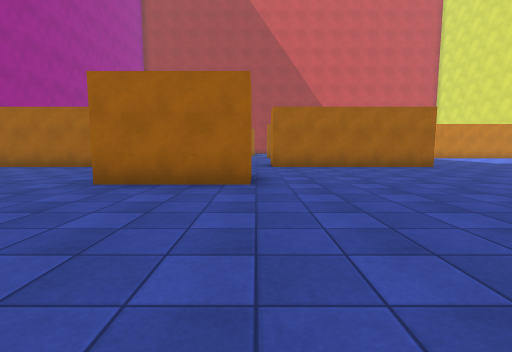
[1] (above)

19 first-person views from a walk through a Unity game level. The camera is 1.2 m above the floor, tilts 6° down and sees 85° across. The floor is counted in squares, 2 m on a side. Each view is taken from the middle of a square. On the plan, view 1 faces up. The plan holds only what a view shows up to about 9 squares ahead; the rest is blank. Surface patterns are stand-ins for the level's own textures.

[2]
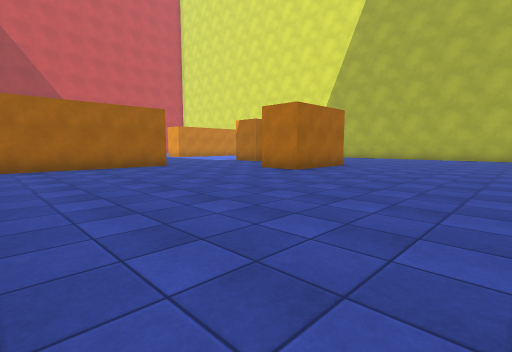

[3]
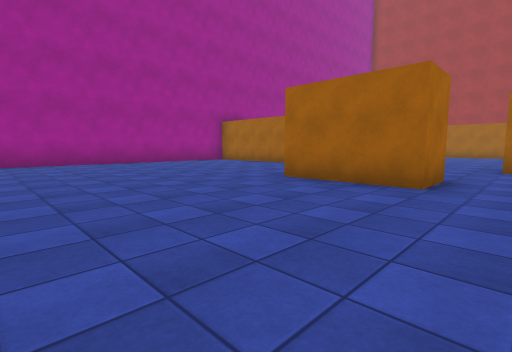

[4]
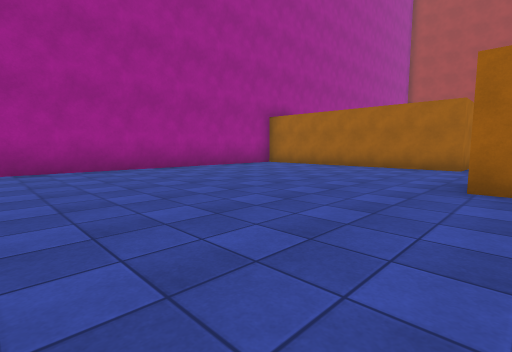

[5]
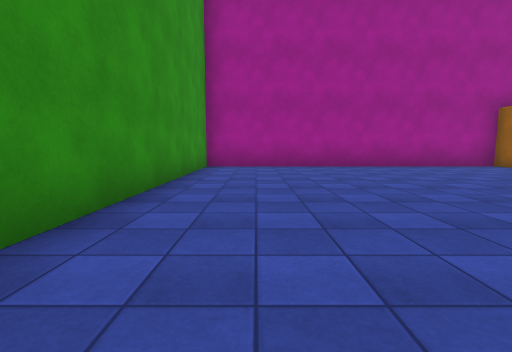

[6]
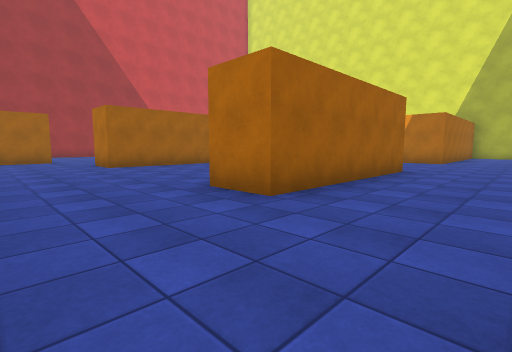

[7]
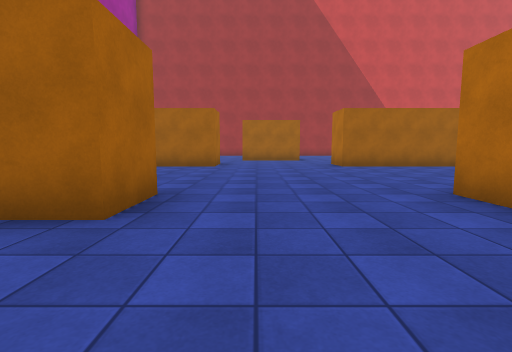

[8]
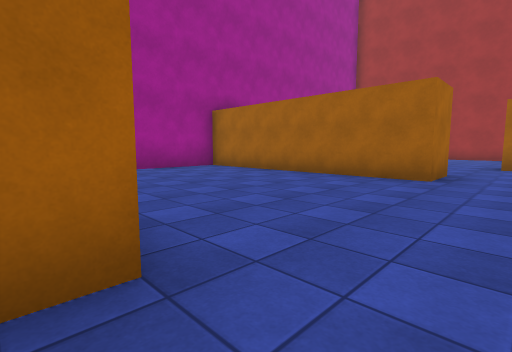

[9]
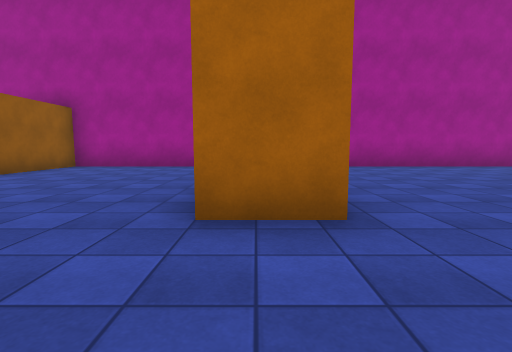

[10]
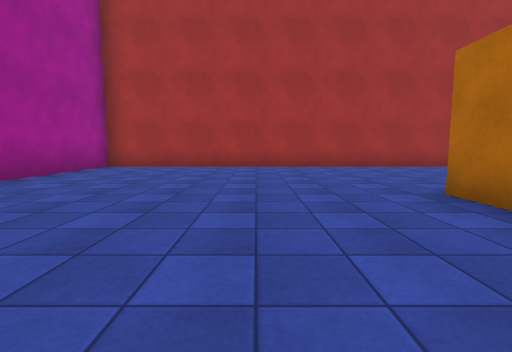

[11]
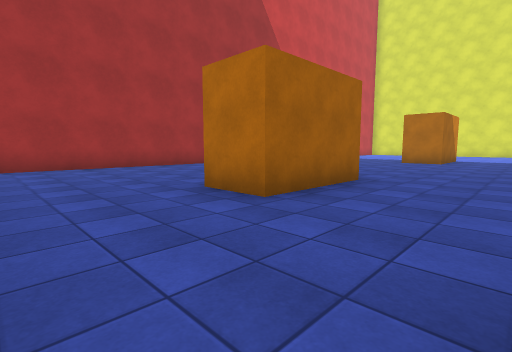

[12]
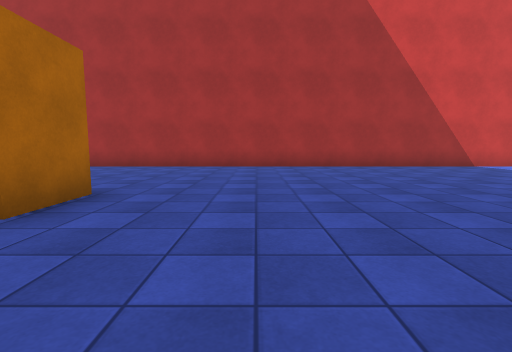

[13]
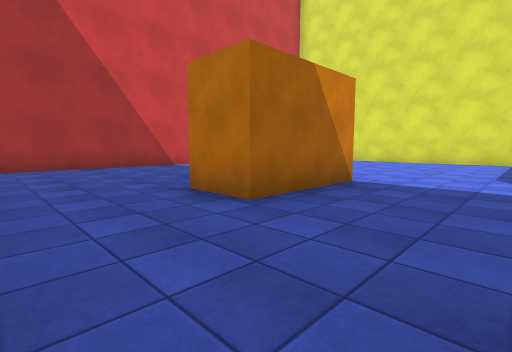

[14]
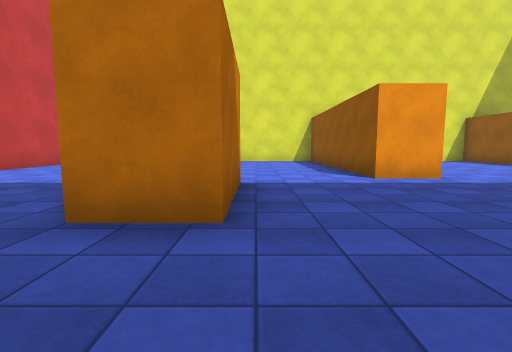

[15]
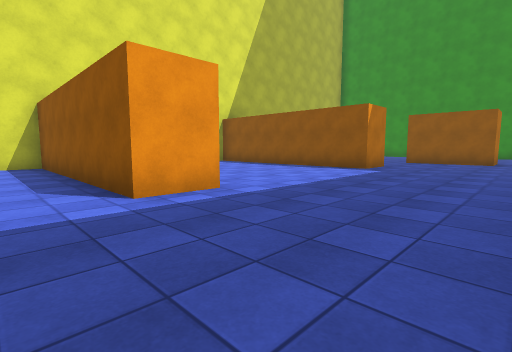

[16]
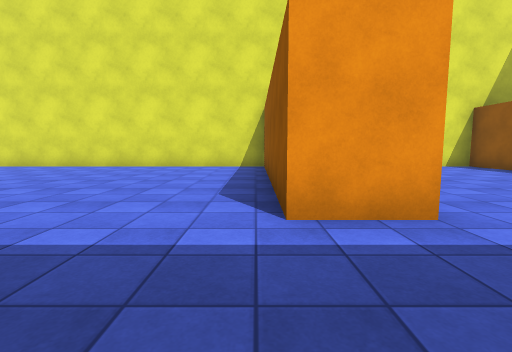

[17]
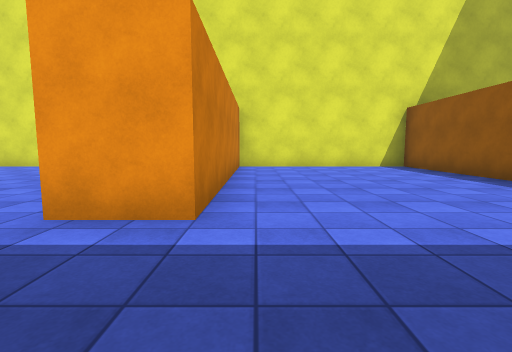

[18]
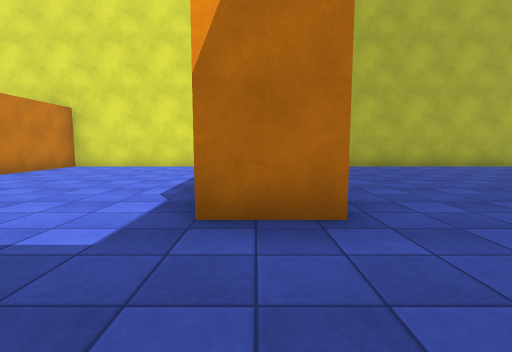

[19]
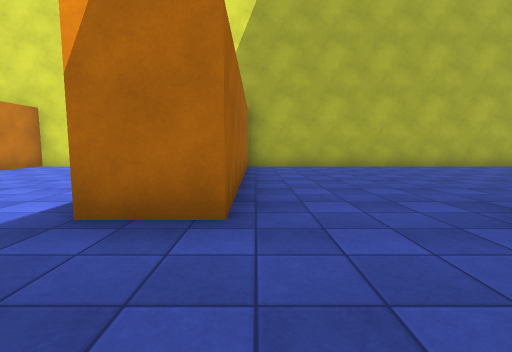

### Floor plan
Points are (right, up) in squares from view 1. A wall is a line through its corners. A room is listed if a view was taken in it or the views show most of it. See-through windows are left out.
Room 1 (views 1, 2, 3, 4, 5, 6, 7, 8, 9, 10, 11, 12, 13, 14, 15, 16, 17, 18, 19)
walls: (4.1, 14.5) (0.5, 14.5) (0.5, 15.8); (5.4, 8.2) (0.5, 8.2) (0.5, 9.5); (-3.2, 9.6) (-3.2, 8.2) (-9.5, 8.2) (-9.5, -0.5) (-2.5, -0.5); (-0.1, 5.8) (-0.1, 4.4) (-2.6, 4.4); (-3.2, 15.9) (-3.2, 14.5) (-9.5, 14.5) (-9.5, 9.5) (-7, 9.5); (-0.1, 19.6) (-0.1, 18.3) (-2.6, 18.3) (-2.6, 19.6); (8.8, 18.3) (6.2, 18.3) (6.2, 19.6); (9.5, 4.4) (6.9, 4.4) (6.9, 5.7) (7.5, 5.7); (15, 8.2) (9.2, 8.2) (9.2, 9.5) (15.5, 9.5) (15.5, 14.5) (9.2, 14.5) (9.2, 15.7) (15.5, 15.7) (15.5, 23.9); (13.1, 24.5) (-9.5, 24.5) (-9.5, 17.8); (15.5, 0.1) (15.5, 8.2)

Where each view was taken, in squares from view 1:
view 1: 0 up, 0 right, facing up
view 2: 0 up, 1 right, facing up-right
view 3: 0 up, 1 right, facing up-left
view 4: 0 up, 2 left, facing up-left
view 5: 1 up, 1 left, facing left
view 6: 6 up, 2 left, facing up-right
view 7: 6 up, 2 left, facing up
view 8: 9 up, 2 left, facing up-left
view 9: 15 up, 1 left, facing left
view 10: 16 up, 5 left, facing up
view 11: 16 up, 5 left, facing up-right
view 12: 16 up, 2 right, facing up
view 13: 16 up, 4 right, facing up-right
view 14: 18 up, 4 right, facing right
view 15: 17 up, 6 right, facing down-right
view 16: 16 up, 7 right, facing right
view 17: 14 up, 7 right, facing right
view 18: 9 up, 7 right, facing right
view 19: 8 up, 7 right, facing right
